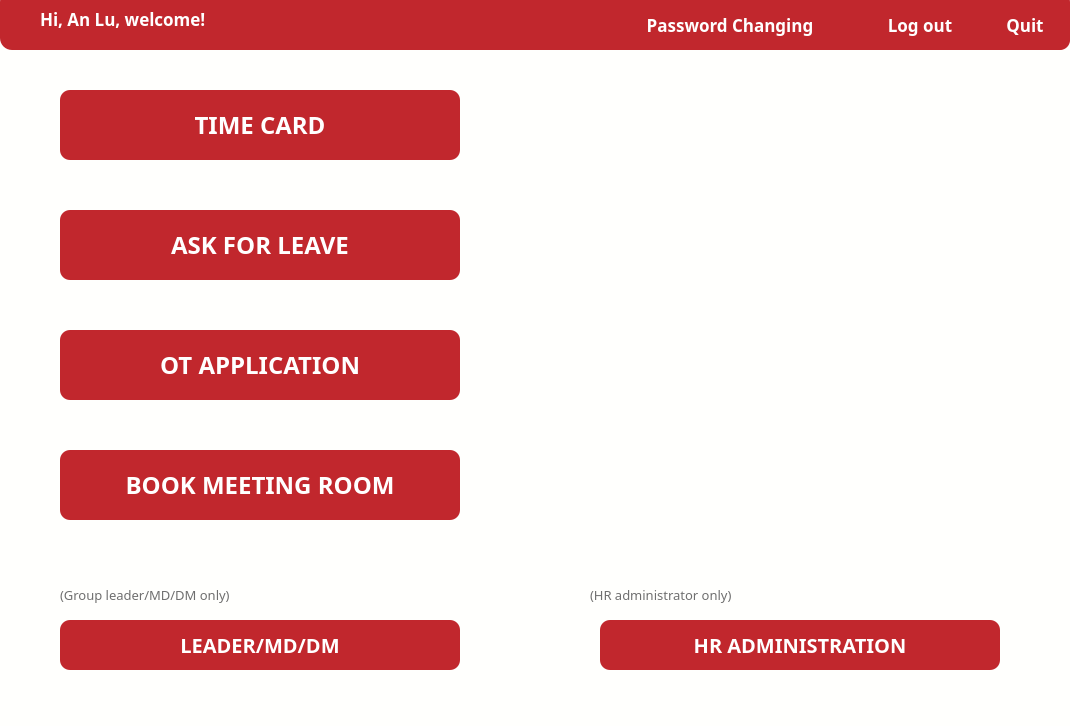
<?xml version="1.0" encoding="UTF-8"?>
<ui version="4.0">
 <class>MainWindow</class>
 <widget class="QMainWindow" name="MainWindow">
  <property name="geometry">
   <rect>
    <x>0</x>
    <y>0</y>
    <width>1070</width>
    <height>726</height>
   </rect>
  </property>
  <property name="sizePolicy">
   <sizepolicy hsizetype="Preferred" vsizetype="Preferred">
    <horstretch>0</horstretch>
    <verstretch>0</verstretch>
   </sizepolicy>
  </property>
  <property name="minimumSize">
   <size>
    <width>1070</width>
    <height>726</height>
   </size>
  </property>
  <property name="maximumSize">
   <size>
    <width>1070</width>
    <height>726</height>
   </size>
  </property>
  <property name="windowTitle">
   <string>AKT HR Information System</string>
  </property>
  <property name="styleSheet">
   <string notr="true">QMainWindow
{

    background-color:rgb(255, 255, 253);
    /*边框圆角半径为8像素*/ 
    border-radius:10px;
}</string>
  </property>
  <widget class="QWidget" name="centralwidget">
   <widget class="QPushButton" name="pushButton">
    <property name="geometry">
     <rect>
      <x>60</x>
      <y>90</y>
      <width>400</width>
      <height>70</height>
     </rect>
    </property>
    <property name="font">
     <font>
      <family>Microsoft Yahei</family>
      <pointsize>18</pointsize>
      <weight>75</weight>
      <bold>true</bold>
     </font>
    </property>
    <property name="styleSheet">
     <string notr="true">QPushButton
{
    /*字体为微软雅黑*/
    font-family:Microsoft Yahei;
    /*字体大小为20点*/
    font-size:18pt;
    /*字体颜色为白色*/    
    color:white;
    /*背景颜色*/  
    background-color:#C1272D;
    /*边框圆角半径为8像素*/ 
    border-radius:10px;
}

/*按钮停留态*/
QPushButton:hover
{
    /*背景颜色*/  
    background-color:#9e1e24;
    padding-left:-3px;
    /*上内边距为3像素，让按下时字向下移动3像素*/  
    padding-top:-3px;

}

/*按钮按下态*/
QPushButton:pressed
{
    /*背景颜色*/  
    background-color:#CD5257;
    /*左内边距为3像素，让按下时字向右移动3像素*/  
    padding-left:3px;
    /*上内边距为3像素，让按下时字向下移动3像素*/  
    padding-top:3px;
}</string>
    </property>
    <property name="text">
     <string>TIME CARD</string>
    </property>
   </widget>
   <widget class="QPushButton" name="pushButton_2">
    <property name="geometry">
     <rect>
      <x>60</x>
      <y>210</y>
      <width>400</width>
      <height>70</height>
     </rect>
    </property>
    <property name="font">
     <font>
      <family>Microsoft Yahei</family>
      <pointsize>18</pointsize>
      <weight>75</weight>
      <bold>true</bold>
     </font>
    </property>
    <property name="styleSheet">
     <string notr="true">QPushButton
{
    /*字体为微软雅黑*/
    font-family:Microsoft Yahei;
    /*字体大小为20点*/
    font-size:18pt;
    /*字体颜色为白色*/    
    color:white;
    /*背景颜色*/  
    background-color:#C1272D;
    /*边框圆角半径为8像素*/ 
    border-radius:10px;
}

/*按钮停留态*/
QPushButton:hover
{
    /*背景颜色*/  
    background-color:#9e1e24;
    padding-left:-3px;
    /*上内边距为3像素，让按下时字向下移动3像素*/  
    padding-top:-3px;

}

/*按钮按下态*/
QPushButton:pressed
{
    /*背景颜色*/  
    background-color:#CD5257;
    /*左内边距为3像素，让按下时字向右移动3像素*/  
    padding-left:3px;
    /*上内边距为3像素，让按下时字向下移动3像素*/  
    padding-top:3px;
}</string>
    </property>
    <property name="text">
     <string>ASK FOR LEAVE</string>
    </property>
   </widget>
   <widget class="QPushButton" name="pushButton_3">
    <property name="geometry">
     <rect>
      <x>60</x>
      <y>330</y>
      <width>400</width>
      <height>70</height>
     </rect>
    </property>
    <property name="font">
     <font>
      <family>Microsoft Yahei</family>
      <pointsize>18</pointsize>
      <weight>75</weight>
      <bold>true</bold>
     </font>
    </property>
    <property name="styleSheet">
     <string notr="true">QPushButton
{
    /*字体为微软雅黑*/
    font-family:Microsoft Yahei;
    /*字体大小为20点*/
    font-size:18pt;
    /*字体颜色为白色*/    
    color:white;
    /*背景颜色*/  
    background-color:#C1272D;
    /*边框圆角半径为8像素*/ 
    border-radius:10px;
}

/*按钮停留态*/
QPushButton:hover
{
    /*背景颜色*/  
    background-color:#9e1e24;
    padding-left:-3px;
    /*上内边距为3像素，让按下时字向下移动3像素*/  
    padding-top:-3px;

}

/*按钮按下态*/
QPushButton:pressed
{
    /*背景颜色*/  
    background-color:#CD5257;
    /*左内边距为3像素，让按下时字向右移动3像素*/  
    padding-left:3px;
    /*上内边距为3像素，让按下时字向下移动3像素*/  
    padding-top:3px;
}</string>
    </property>
    <property name="text">
     <string>OT APPLICATION</string>
    </property>
   </widget>
   <widget class="QPushButton" name="pushButton_4">
    <property name="geometry">
     <rect>
      <x>60</x>
      <y>450</y>
      <width>400</width>
      <height>70</height>
     </rect>
    </property>
    <property name="font">
     <font>
      <family>Microsoft Yahei</family>
      <pointsize>18</pointsize>
      <weight>75</weight>
      <bold>true</bold>
     </font>
    </property>
    <property name="styleSheet">
     <string notr="true">QPushButton
{
    /*字体为微软雅黑*/
    font-family:Microsoft Yahei;
    /*字体大小为20点*/
    font-size:18pt;
    /*字体颜色为白色*/    
    color:white;
    /*背景颜色*/  
    background-color:#C1272D;
    /*边框圆角半径为8像素*/ 
    border-radius:10px;
}

/*按钮停留态*/
QPushButton:hover
{
    /*背景颜色*/  
    background-color:#9e1e24;
    padding-left:-3px;
    /*上内边距为3像素，让按下时字向下移动3像素*/  
    padding-top:-3px;

}

/*按钮按下态*/
QPushButton:pressed
{
    /*背景颜色*/  
    background-color:#CD5257;
    /*左内边距为3像素，让按下时字向右移动3像素*/  
    padding-left:3px;
    /*上内边距为3像素，让按下时字向下移动3像素*/  
    padding-top:3px;
}</string>
    </property>
    <property name="text">
     <string>BOOK MEETING ROOM</string>
    </property>
   </widget>
   <widget class="QWidget" name="widget" native="true">
    <property name="geometry">
     <rect>
      <x>0</x>
      <y>-10</y>
      <width>1070</width>
      <height>60</height>
     </rect>
    </property>
    <property name="styleSheet">
     <string notr="true">QWidget
{
    /*字体为微软雅黑*/
    font-family:Microsoft Yahei;
    /*字体大小为20点*/
    font-size:18pt;
    /*字体颜色为白色*/    
    color:white;
    /*背景颜色*/  
    background-color:#C1272D;
    /*边框圆角半径为8像素*/ 
    border-radius:12px;
}</string>
    </property>
    <widget class="QPushButton" name="pushButton_6">
     <property name="geometry">
      <rect>
       <x>860</x>
       <y>10</y>
       <width>120</width>
       <height>50</height>
      </rect>
     </property>
     <property name="styleSheet">
      <string notr="true">QPushButton
{
    /*字体为微软雅黑*/
    font-family:Microsoft Yahei;
    /*字体大小为20点*/
    font-size:13pt;
    /*字体颜色为白色*/
	font-weight:bold;    
    color:white;
    /*背景颜色*/  
    background-color:#C1272D;
    /*边框圆角半径为8像素*/ 
    border-radius:10px;
}

/*按钮停留态*/
QPushButton:hover
{
    /*背景颜色*/  
    background-color:#9e1e24;
    padding-left:-3px;
    /*上内边距为3像素，让按下时字向下移动3像素*/  
    padding-top:-3px;
}

/*按钮按下态*/
QPushButton:pressed
{
    /*背景颜色*/  
    background-color:#CD5257;
    /*左内边距为3像素，让按下时字向右移动3像素*/  
    padding-left:3px;
    /*上内边距为3像素，让按下时字向下移动3像素*/  
    padding-top:3px;
}</string>
     </property>
     <property name="text">
      <string>Log out</string>
     </property>
    </widget>
    <widget class="QPushButton" name="pushButton_7">
     <property name="geometry">
      <rect>
       <x>980</x>
       <y>10</y>
       <width>90</width>
       <height>50</height>
      </rect>
     </property>
     <property name="styleSheet">
      <string notr="true">QPushButton
{
    /*字体为微软雅黑*/
    font-family:Microsoft Yahei;
    /*字体大小为20点*/
    font-size:13pt;
    /*字体颜色为白色*/
	font-weight:bold;    
    color:white;
    /*背景颜色*/  
    background-color:#C1272D;
    /*边框圆角半径为8像素*/ 
    border-radius:10px;
}

/*按钮停留态*/
QPushButton:hover
{
    /*背景颜色*/  
    background-color:#9e1e24;
    padding-left:-3px;
    /*上内边距为3像素，让按下时字向下移动3像素*/  
    padding-top:-3px;
}

/*按钮按下态*/
QPushButton:pressed
{
    /*背景颜色*/  
    background-color:#CD5257;
    /*左内边距为3像素，让按下时字向右移动3像素*/  
    padding-left:3px;
    /*上内边距为3像素，让按下时字向下移动3像素*/  
    padding-top:3px;
}</string>
     </property>
     <property name="text">
      <string>Quit</string>
     </property>
    </widget>
    <widget class="QLabel" name="label">
     <property name="geometry">
      <rect>
       <x>40</x>
       <y>13</y>
       <width>401</width>
       <height>31</height>
      </rect>
     </property>
     <property name="styleSheet">
      <string notr="true">QLabel
{
    /*字体为微软雅黑*/
    font-family:Microsoft Yahei;
    /*字体大小为20点*/
    font-size:13pt;
    /*字体颜色为白色*/
	font-weight:bold;    
    color:white;
    /*背景颜色*/  
    background-color:#C1272D;
    /*边框圆角半径为8像素*/ 

}

QLabel:hover
{
    padding-left:-3px;
    /*上内边距为3像素，让按下时字向下移动3像素*/  
    padding-top:-3px;
}

/*按钮按下态*/
QLabel:pressed
{
    /*左内边距为3像素，让按下时字向右移动3像素*/  
    padding-left:3px;
    /*上内边距为3像素，让按下时字向下移动3像素*/  
    padding-top:3px;
}</string>
     </property>
     <property name="text">
      <string>Hi, An Lu, welcome!</string>
     </property>
    </widget>
    <widget class="QPushButton" name="pushButton_8">
     <property name="geometry">
      <rect>
       <x>600</x>
       <y>10</y>
       <width>260</width>
       <height>50</height>
      </rect>
     </property>
     <property name="styleSheet">
      <string notr="true">QPushButton
{
    /*字体为微软雅黑*/
    font-family:Microsoft Yahei;
    /*字体大小为20点*/
    font-size:13pt;
    /*字体颜色为白色*/
	font-weight:bold;    
    color:white;
    /*背景颜色*/  
    background-color:#C1272D;
    /*边框圆角半径为8像素*/ 
    border-radius:10px;
}

/*按钮停留态*/
QPushButton:hover
{
    /*背景颜色*/  
    background-color:#9e1e24;
    padding-left:-3px;
    /*上内边距为3像素，让按下时字向下移动3像素*/  
    padding-top:-3px;
}

/*按钮按下态*/
QPushButton:pressed
{
    /*背景颜色*/  
    background-color:#CD5257;
    /*左内边距为3像素，让按下时字向右移动3像素*/  
    padding-left:3px;
    /*上内边距为3像素，让按下时字向下移动3像素*/  
    padding-top:3px;
}</string>
     </property>
     <property name="text">
      <string>Password Changing</string>
     </property>
    </widget>
   </widget>
   <widget class="QPushButton" name="pushButton_5">
    <property name="geometry">
     <rect>
      <x>600</x>
      <y>620</y>
      <width>400</width>
      <height>50</height>
     </rect>
    </property>
    <property name="font">
     <font>
      <family>Microsoft Yahei</family>
      <pointsize>15</pointsize>
      <weight>75</weight>
      <bold>true</bold>
     </font>
    </property>
    <property name="styleSheet">
     <string notr="true">QPushButton
{
    /*字体为微软雅黑*/
    font-family:Microsoft Yahei;
    /*字体大小为20点*/
    font-size:15pt;
    /*字体颜色为白色*/    
    color:white;
    /*背景颜色*/  
    background-color:#C1272D;
    /*边框圆角半径为8像素*/ 
    border-radius:10px;
}

/*按钮停留态*/
QPushButton:hover
{
    /*背景颜色*/  
    background-color:#9e1e24;
    padding-left:-3px;
    /*上内边距为3像素，让按下时字向下移动3像素*/  
    padding-top:-3px;

}

/*按钮按下态*/
QPushButton:pressed
{
    /*背景颜色*/  
    background-color:#CD5257;
    /*左内边距为3像素，让按下时字向右移动3像素*/  
    padding-left:3px;
    /*上内边距为3像素，让按下时字向下移动3像素*/  
    padding-top:3px;
}</string>
    </property>
    <property name="text">
     <string>HR ADMINISTRATION</string>
    </property>
   </widget>
   <widget class="QWidget" name="widget_2" native="true">
    <property name="geometry">
     <rect>
      <x>620</x>
      <y>130</y>
      <width>350</width>
      <height>361</height>
     </rect>
    </property>
    <property name="styleSheet">
     <string notr="true">background-image: url(:/source/1.png);</string>
    </property>
   </widget>
   <widget class="QPushButton" name="pushButton_9">
    <property name="geometry">
     <rect>
      <x>60</x>
      <y>620</y>
      <width>400</width>
      <height>50</height>
     </rect>
    </property>
    <property name="font">
     <font>
      <family>Microsoft Yahei</family>
      <pointsize>15</pointsize>
      <weight>75</weight>
      <bold>true</bold>
     </font>
    </property>
    <property name="styleSheet">
     <string notr="true">QPushButton
{
    /*字体为微软雅黑*/
    font-family:Microsoft Yahei;
    /*字体大小为20点*/
    font-size:15pt;
    /*字体颜色为白色*/    
    color:white;
    /*背景颜色*/  
    background-color:#C1272D;
    /*边框圆角半径为8像素*/ 
    border-radius:10px;
}

/*按钮停留态*/
QPushButton:hover
{
    /*背景颜色*/  
    background-color:#9e1e24;
    padding-left:-3px;
    /*上内边距为3像素，让按下时字向下移动3像素*/  
    padding-top:-3px;

}

/*按钮按下态*/
QPushButton:pressed
{
    /*背景颜色*/  
    background-color:#CD5257;
    /*左内边距为3像素，让按下时字向右移动3像素*/  
    padding-left:3px;
    /*上内边距为3像素，让按下时字向下移动3像素*/  
    padding-top:3px;
}</string>
    </property>
    <property name="text">
     <string>LEADER/MD/DM</string>
    </property>
   </widget>
   <widget class="QLabel" name="label_4">
    <property name="geometry">
     <rect>
      <x>60</x>
      <y>580</y>
      <width>270</width>
      <height>30</height>
     </rect>
    </property>
    <property name="styleSheet">
     <string notr="true">QLabel
{
    /*字体为微软雅黑*/
    font-family:Microsoft Yahei;
    /*字体大小为20点*/
	color:rgb(111, 111, 111);
   font-size:10pt;
 	
}</string>
    </property>
    <property name="text">
     <string>(Group leader/MD/DM only)</string>
    </property>
   </widget>
   <widget class="QLabel" name="label_5">
    <property name="geometry">
     <rect>
      <x>590</x>
      <y>580</y>
      <width>211</width>
      <height>30</height>
     </rect>
    </property>
    <property name="styleSheet">
     <string notr="true">QLabel
{
    /*字体为微软雅黑*/
    font-family:Microsoft Yahei;
    /*字体大小为20点*/
	color:rgb(111, 111, 111);
   font-size:10pt;
 	
}</string>
    </property>
    <property name="text">
     <string>(HR administrator only)</string>
    </property>
   </widget>
  </widget>
 </widget>
 <resources>
  <include location="image1.qrc"/>
 </resources>
 <connections/>
</ui>
